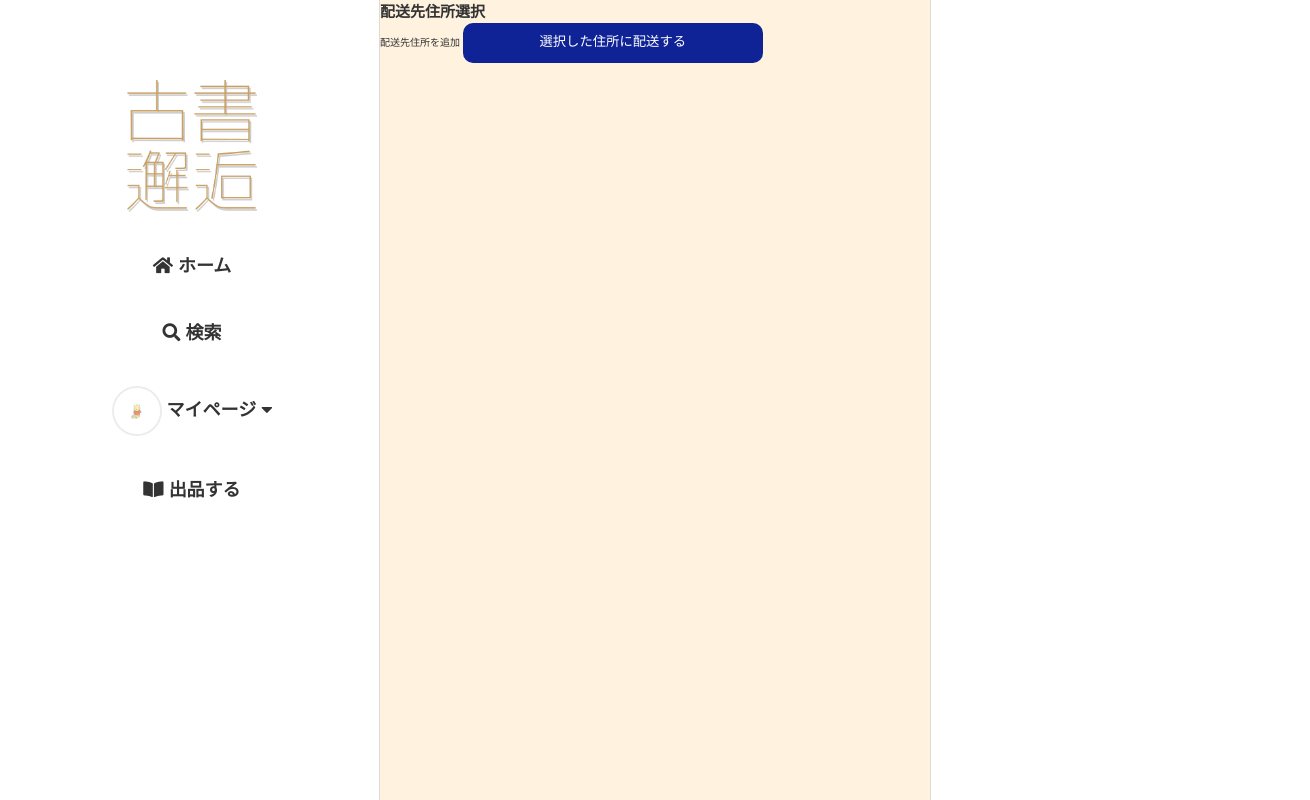
Before: /mypage/shippingaddress (signed in) with the older database file.
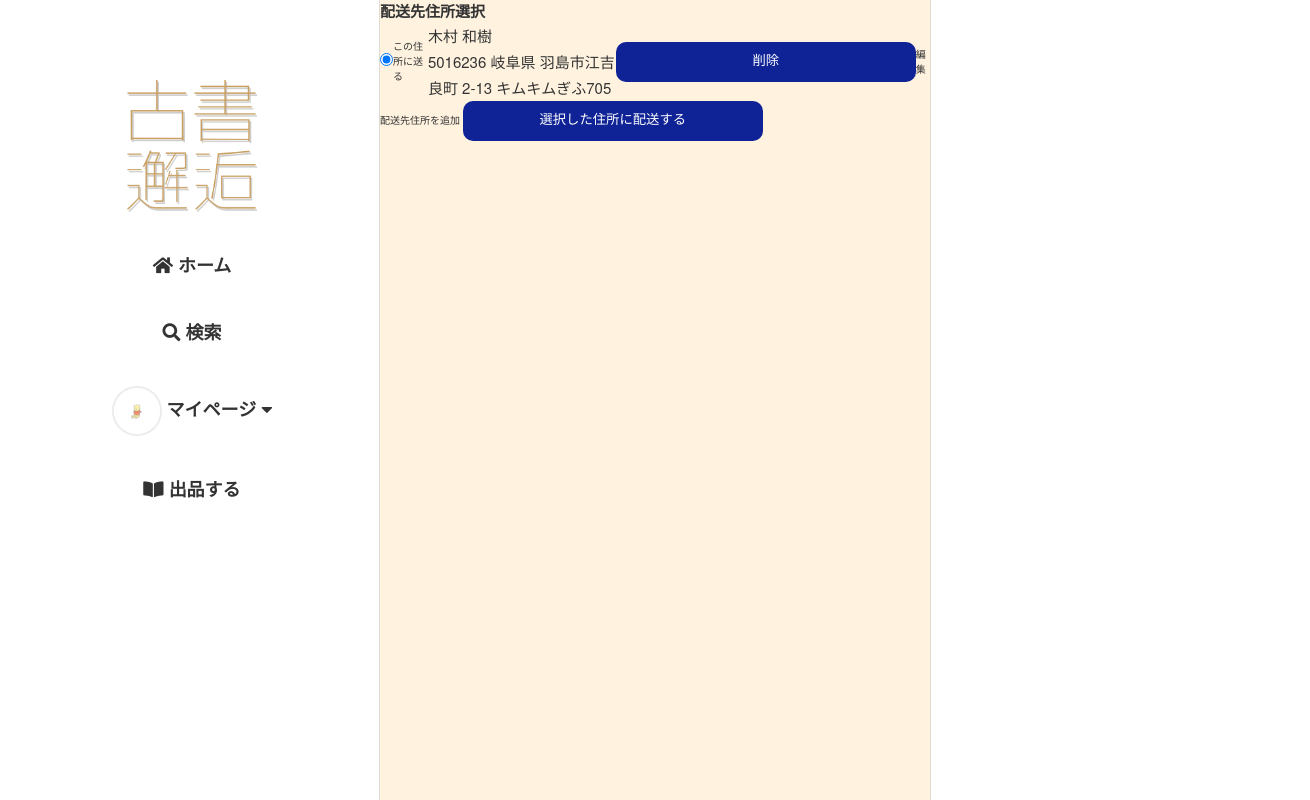
After: the same page with the newer database file.
### flmapp/models/user.py (models this page shows, shortened)
class ShippingAddress(db.Model):
    __tablename__ = 'ShippingAddress'
    __table_args__ = (CheckConstraint('update_at >= create_at'),)
    ShippingAddress_id = db.Column(db.Integer, primary_key=True)
    User_id = db.Column(db.Integer, db.ForeignKey('User.User_id'), nullable=False)
    last_name = db.Column(db.String(255), nullable=False)
    first_name = db.Column(db.String(255), nullable=False)
    last_name_kana = db.Column(db.String(255), nullable=False)
    first_name_kana = db.Column(db.String(255), nullable=False)
    zip_code = db.Column(db.Integer, nullable=False)
    prefecture = db.Column(db.String(64), nullable=False)
    address1 = db.Column(db.String(255), nullable=False)
    address2 = db.Column(db.String(255), nullable=False)
    address3 = db.Column(db.String(255))
    create_at = db.Column(db.DateTime, default=datetime.now, nullable=False)
    update_at = db.Column(db.DateTime, default=datetime.now, nullable=False)
    @classmethod
    def search_shippingaddress(cls, ShippingAddress_id):
        return cls.query.get(ShippingAddress_id)
    @classmethod
    def select_shippingaddresses_by_user_id(cls):
        return cls.query.filter_by(User_id = current_user.get_id()).all()

### flmapp/views/mypage.py (the view)
@bp.route('/shippingaddress', methods=['GET', 'POST'])
@login_required # ログインしていないと表示できないようにする
def shippingaddress():
    form = ShippingAddressForm(request.form, ShippingAddress_id=current_user.default_ShippingAddress_id)
    delete_form = HiddenShippingAddressDeleteForm(request.form)
    shippingaddresses = ShippingAddress.select_shippingaddresses_by_user_id()
    if shippingaddresses:
        form.ShippingAddress_id.choices += [(int(shippingaddress.ShippingAddress_id),'この住所に送る') for shippingaddress in shippingaddresses]
    if request.method=='POST' and form.validate():
        with db.session.begin(subtransactions=True):
            current_user.default_ShippingAddress_id = form.ShippingAddress_id.data
        db.session.commit()
        flash('配送先住所を設定しました。')
    return render_template('mypage/shippingaddress.html', form=form, delete_form=delete_form, shippingaddresses=shippingaddresses)

### flmapp/forms/mypage.py (shortened to what this page needs)
class ShippingAddressForm(FlaskForm):
    ShippingAddress_id = RadioField('配送先住所', choices=[], coerce=int)
    submit = SubmitField('選択した住所に配送する')

class HiddenShippingAddressDeleteForm(FlaskForm):
    ShippingAddress_id = HiddenField()
    submit = SubmitField('削除')

### flmapp/models/user.py (called while the page is built)
@login_manager.user_loader
def load_user(user_id):
    return User.query.get(user_id)

    def get_id(self):
        return (self.User_id)

### flmapp/views/mypage.py (called while the page is built)
@bp.context_processor
def shippingaddresses_processor():
    def search_shippingaddress(ShippingAddress_id):
        shippingaddress = ShippingAddress.search_shippingaddress(ShippingAddress_id)
        return shippingaddress
    return dict(search_shippingaddress=search_shippingaddress)

@bp.context_processor
def credit_processor():
    def search_credit(Credit_id):
        """クレジット情報レコードを返す"""
        credit = Credit.search_credit(Credit_id)
        return credit
    return dict(search_credit=search_credit)

@bp.context_processor
def likes_count_processor():
    def likes_count(sell_id):
        """いいねの数をカウントして返す"""
        all_likes = Likes.select_likes_by_sell_id(sell_id)
        return len(all_likes)
    return dict(likes_count=likes_count)

### flmapp/templates/mypage/shippingaddress.html (shortened to what this page needs)
{% from "_formhelpers.html" import render_field %}
{% extends "base02.html" %}
{% block content %}
<h2>配送先住所選択</h2>
<table>
{% for field in form.ShippingAddress_id %}
    {% set shippingaddress = search_shippingaddress(field.data) %}
    <tr>
        <td>{{ field(form="choice") }}</td>
        <td>{{ field.label }}</td>
        <td>
            <p>
                {{ shippingaddress.last_name }}
                {{ shippingaddress.first_name }}
            </p>
            <p>
                {{ shippingaddress.zip_code }}
                {{ shippingaddress.prefecture }}
                {{ shippingaddress.address1 }}
                {{ shippingaddress.address2 }}
                {{ shippingaddress.address3 }}
            </p>
        </td>
        <td>
            <form method="POST" action="{{url_for('mypage.shippingaddress_delete')}}">
                {{ delete_form.submit() }}
            </form>
        </td>
        <td><a href="{{ url_for('mypage.shippingaddress_edit', shippingaddress_id=shippingaddress.ShippingAddress_id) }}">編集</a></td>
    </tr>
{% endfor %}
</table>
{% if shippingaddresses|length < 5 %}
    <a href="{{ url_for('mypage.shippingaddress_register') }}">配送先住所を追加</a>
{% else %}
    <P>配送先住所は5件以上登録できません。</P>
{% endif %}
{{ form.submit(form="choice") }}
{% endblock %}

Changed rows visible on the page:
added ShippingAddress: last_name "木村", first_name "和樹", zip_code "5016236", prefecture "岐阜県", address1 "羽島市江吉良町", address2 "2-13", address3 "キムキムぎふ705"
Other visible differences:
new list line: "☑ この住所に送る この住所に送る 削除 編集"
